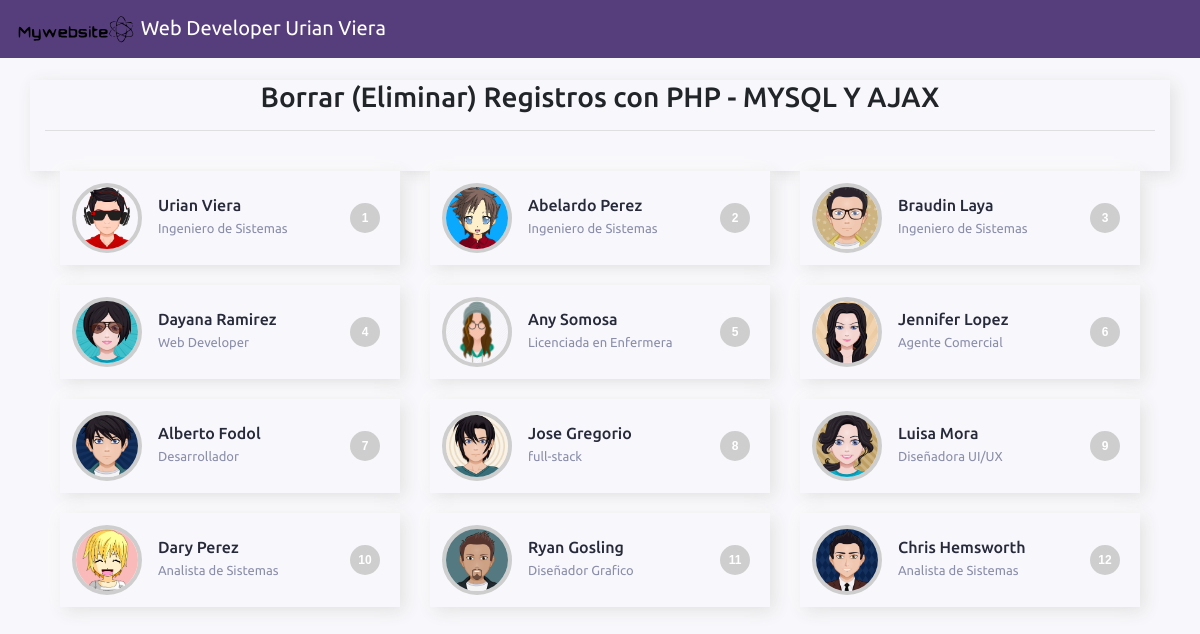
The page / on the database its author committed.
### tables this page shows
CREATE TABLE `registros` (
  `id` int(10) NOT NULL,
  `nombre` varchar(30) DEFAULT NULL,
  `profesion` varchar(30) DEFAULT NULL,
  `imagen` varchar(30) DEFAULT NULL
);

### index.php (the view, shortened to what this page needs)
<!DOCTYPE html>
<html lang="es">
<head>
    <link rel="stylesheet" href="https://cdnjs.cloudflare.com/ajax/libs/material-design-iconic-font/2.2.0/css/material-design-iconic-font.min.css">
    <link href="assets/css/bootstrap.css" rel="stylesheet">
    <link rel="stylesheet" href="assets/css/home.css">
</head>
<body>
    <nav class="navbar navbar-expand-md navbar-dark bg-dark fixed-top">
        <span class="navbar-brand">
           <img src="assets/img/logo-mywebsite-urian-viera.svg" alt="Web Developer Urian Viera" width="120">
             Web Developer Urian Viera
       </span>
     </nav>
<div class="container top">
<h3 class="text-center mt-5"> Borrar (Eliminar) Registros con PHP - MYSQL Y AJAX </h3>
<hr><br>
<?php
require_once ('config.php');
$QuerySql      = ("SELECT * FROM registros ORDER BY id");
$resultadoQuerySql  = mysqli_query($con, $QuerySql);
?>
<?php
while ($dataRegistros = mysqli_fetch_assoc($resultadoQuerySql)) { ?>
    <div class="col-md-6 col-lg-4 caja" id="registro<?php echo $dataRegistros['id']; ?>">
        <div class="drop__card">
            <div class="drop__data">
                <img src="assets/img/<?php echo $dataRegistros['imagen']; ?>" alt="" class="drop__img">
                <div>
                    <h1 class="drop__name"><?php echo $dataRegistros['nombre']; ?></h1>
                    <span class="drop__profession"><?php echo $dataRegistros['profesion']; ?></span>
                </div>
            </div>
            <div class="circulo">
                <h2><?php echo $dataRegistros['id']; ?> </h2>
            </div>
        </div>
    </div>
    <?php } ?>
  </div>
</body>
</html>

### assets/css/home.css (style rules this page uses)
*,::before,::after { box-sizing: border-box; }
body { margin: 0; padding: 0; font-family: 'Ubuntu', sans-serif; background-color: #F8F8FC; }
.container { box-shadow: 4px 4px 16px #E1E1E1; }
.top { margin-top: 80px; }
h1 { margin: 0; }
img { max-width: 100%; height: auto; }
.drop__card, .drop__data { display: flex; align-items: center; }
.drop__card { justify-content: space-between; padding: .75rem 1.25rem .75rem .75rem; background-color: #F8F8FC; box-shadow: 4px 4px 16px #E1E1E1, -2px -2px 16px #FFF; margin-bottom: 20px; }
.drop__img { width: 70px; height: 70px; border-radius: 50%; margin-right: 1rem; border: 4px solid #cecece; }
.drop__name { font-size: 1rem; color: #272A3A; font-weight: 500; }
.drop__profession { font-size: .813rem; color: #8A8EAA; }
.circulo { width: 30px; height: 30px; border-radius: 50%; background: #cecece; display: flex; justify-content: center; padding: 8px; }
.circulo > h2 { font-family: sans-serif; color: white; font-size: 12px; font-weight: bold; }
.caja { display:inline; float:left; position:relative; }

### rows shown on the page
registros: imagen (picture), nombre "Urian Viera", profesion "Ingeniero de Sistemas", id "1"
registros: imagen (picture), nombre "Abelardo Perez", profesion "Ingeniero de Sistemas", id "2"
registros: imagen (picture), nombre "Braudin Laya", profesion "Ingeniero de Sistemas", id "3"
registros: imagen (picture), nombre "Dayana Ramirez", profesion "Web Developer", id "4"
registros: imagen (picture), nombre "Any Somosa", profesion "Licenciada en Enfermera", id "5"
registros: imagen (picture), nombre "Jennifer Lopez", profesion "Agente Comercial", id "6"
registros: imagen (picture), nombre "Alberto Fodol", profesion "Desarrollador", id "7"
registros: imagen (picture), nombre "Jose Gregorio", profesion "full-stack", id "8"
registros: imagen (picture), nombre "Luisa Mora", profesion "Diseñadora UI/UX", id "9"
registros: imagen (picture), nombre "Dary Perez", profesion "Analista de Sistemas", id "10"
registros: imagen (picture), nombre "Ryan Gosling", profesion "Diseñador Grafico", id "11"
registros: imagen (picture), nombre "Chris Hemsworth", profesion "Analista de Sistemas", id "12"
